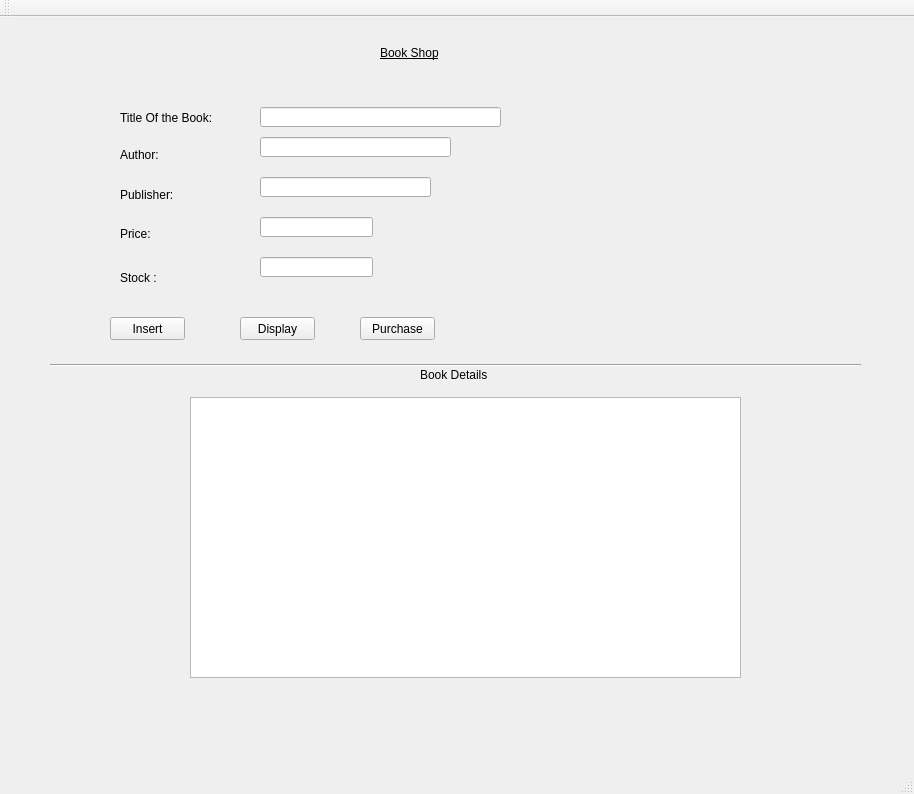
<?xml version="1.0" encoding="UTF-8"?>
<ui version="4.0">
 <class>Books</class>
 <widget class="QMainWindow" name="Books">
  <property name="geometry">
   <rect>
    <x>0</x>
    <y>0</y>
    <width>914</width>
    <height>794</height>
   </rect>
  </property>
  <property name="windowTitle">
   <string>Books</string>
  </property>
  <widget class="QWidget" name="centralWidget">
   <widget class="QLineEdit" name="lineEdit_4">
    <property name="geometry">
     <rect>
      <x>260</x>
      <y>200</y>
      <width>113</width>
      <height>20</height>
     </rect>
    </property>
   </widget>
   <widget class="QLabel" name="label_7">
    <property name="geometry">
     <rect>
      <x>420</x>
      <y>350</y>
      <width>121</width>
      <height>16</height>
     </rect>
    </property>
    <property name="styleSheet">
     <string notr="true">font: 12pt &quot;MS Shell Dlg 2&quot;;</string>
    </property>
    <property name="text">
     <string>Book Details</string>
    </property>
   </widget>
   <widget class="QLabel" name="label_2">
    <property name="geometry">
     <rect>
      <x>120</x>
      <y>90</y>
      <width>171</width>
      <height>21</height>
     </rect>
    </property>
    <property name="styleSheet">
     <string notr="true">font: 12pt &quot;MS Shell Dlg 2&quot;;</string>
    </property>
    <property name="text">
     <string>Title Of the Book:</string>
    </property>
   </widget>
   <widget class="QLineEdit" name="lineEdit">
    <property name="geometry">
     <rect>
      <x>260</x>
      <y>90</y>
      <width>241</width>
      <height>20</height>
     </rect>
    </property>
   </widget>
   <widget class="QLabel" name="label_3">
    <property name="geometry">
     <rect>
      <x>120</x>
      <y>130</y>
      <width>91</width>
      <height>16</height>
     </rect>
    </property>
    <property name="styleSheet">
     <string notr="true">font: 12pt &quot;MS Shell Dlg 2&quot;;</string>
    </property>
    <property name="text">
     <string>Author:</string>
    </property>
   </widget>
   <widget class="QPushButton" name="pushButton_2">
    <property name="geometry">
     <rect>
      <x>240</x>
      <y>300</y>
      <width>75</width>
      <height>23</height>
     </rect>
    </property>
    <property name="text">
     <string>Display</string>
    </property>
   </widget>
   <widget class="QPushButton" name="pushButton_3">
    <property name="geometry">
     <rect>
      <x>360</x>
      <y>300</y>
      <width>75</width>
      <height>23</height>
     </rect>
    </property>
    <property name="text">
     <string>Purchase</string>
    </property>
   </widget>
   <widget class="QLabel" name="label">
    <property name="geometry">
     <rect>
      <x>380</x>
      <y>20</y>
      <width>101</width>
      <height>31</height>
     </rect>
    </property>
    <property name="styleSheet">
     <string notr="true">font: 14pt &quot;MS Shell Dlg 2&quot;;
text-decoration: underline;</string>
    </property>
    <property name="text">
     <string>Book Shop</string>
    </property>
   </widget>
   <widget class="Line" name="line">
    <property name="geometry">
     <rect>
      <x>50</x>
      <y>340</y>
      <width>811</width>
      <height>16</height>
     </rect>
    </property>
    <property name="orientation">
     <enum>Qt::Horizontal</enum>
    </property>
   </widget>
   <widget class="QLabel" name="label_4">
    <property name="geometry">
     <rect>
      <x>120</x>
      <y>170</y>
      <width>91</width>
      <height>16</height>
     </rect>
    </property>
    <property name="styleSheet">
     <string notr="true">font: 12pt &quot;MS Shell Dlg 2&quot;;</string>
    </property>
    <property name="text">
     <string>Publisher:</string>
    </property>
   </widget>
   <widget class="QLineEdit" name="lineEdit_2">
    <property name="geometry">
     <rect>
      <x>260</x>
      <y>120</y>
      <width>191</width>
      <height>20</height>
     </rect>
    </property>
   </widget>
   <widget class="QPushButton" name="pushButton">
    <property name="geometry">
     <rect>
      <x>110</x>
      <y>300</y>
      <width>75</width>
      <height>23</height>
     </rect>
    </property>
    <property name="text">
     <string>Insert</string>
    </property>
   </widget>
   <widget class="QLineEdit" name="lineEdit_3">
    <property name="geometry">
     <rect>
      <x>260</x>
      <y>160</y>
      <width>171</width>
      <height>20</height>
     </rect>
    </property>
   </widget>
   <widget class="QLabel" name="label_6">
    <property name="geometry">
     <rect>
      <x>120</x>
      <y>250</y>
      <width>131</width>
      <height>21</height>
     </rect>
    </property>
    <property name="styleSheet">
     <string notr="true">font: 12pt &quot;MS Shell Dlg 2&quot;;</string>
    </property>
    <property name="text">
     <string>Stock :</string>
    </property>
   </widget>
   <widget class="QTableView" name="tableView">
    <property name="geometry">
     <rect>
      <x>190</x>
      <y>380</y>
      <width>551</width>
      <height>281</height>
     </rect>
    </property>
   </widget>
   <widget class="QLabel" name="label_5">
    <property name="geometry">
     <rect>
      <x>120</x>
      <y>210</y>
      <width>46</width>
      <height>13</height>
     </rect>
    </property>
    <property name="styleSheet">
     <string notr="true">font: 12pt &quot;MS Shell Dlg 2&quot;;</string>
    </property>
    <property name="text">
     <string>Price:</string>
    </property>
   </widget>
   <widget class="QLineEdit" name="lineEdit_5">
    <property name="geometry">
     <rect>
      <x>260</x>
      <y>240</y>
      <width>113</width>
      <height>20</height>
     </rect>
    </property>
   </widget>
  </widget>
  <widget class="QMenuBar" name="menuBar">
   <property name="geometry">
    <rect>
     <x>0</x>
     <y>0</y>
     <width>914</width>
     <height>21</height>
    </rect>
   </property>
  </widget>
  <widget class="QToolBar" name="mainToolBar">
   <attribute name="toolBarArea">
    <enum>TopToolBarArea</enum>
   </attribute>
   <attribute name="toolBarBreak">
    <bool>false</bool>
   </attribute>
  </widget>
  <widget class="QStatusBar" name="statusBar"/>
 </widget>
 <layoutdefault spacing="6" margin="11"/>
 <resources/>
 <connections/>
</ui>
